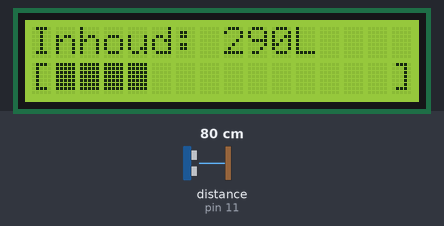
Bench run of a sketch on a simulated Arduino Uno, built with avr-gcc and run on an emulated ATmega328P. Shown: 16×2 character LCD. The test bench sets the inputs (shaded band); at power-on: distance to the obstacle (sensor on pin 11) 80 cm. The echo pulse lasts 58.3 µs per cm; what the sketch prints to the serial monitor is not drawn.

Above: at 3.3 s.
3.4 s: distance to the obstacle (sensor on pin 11) set to 2 cm
At 5.6 s:
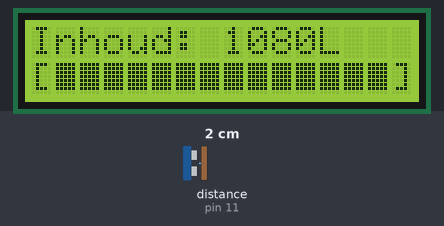
5.9 s: distance to the obstacle (sensor on pin 11) set to 60 cm
At 7.4 s:
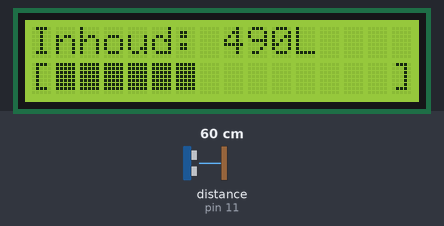
8.3 s: distance to the obstacle (sensor on pin 11) set to 18 cm
At 10.4 s:
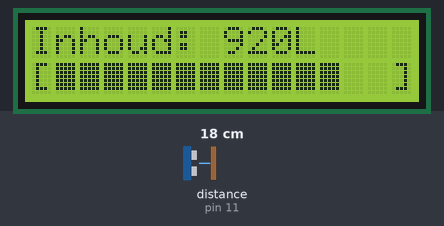
10.7 s: distance to the obstacle (sensor on pin 11) set to 35 cm
At 12.0 s:
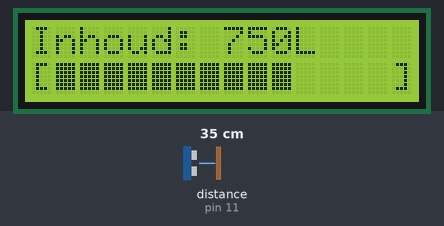
13.0 s: distance to the obstacle (sensor on pin 11) set to 11 cm
At 14.8 s:
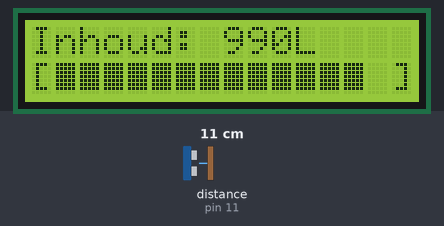
15.4 s: distance to the obstacle (sensor on pin 11) set to 103 cm
At 17.6 s:
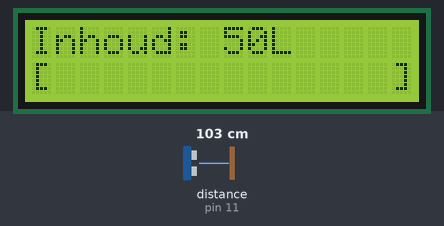
Timing chart, 0 to 18.7 s (numbered marks = the images above; inputs shaded):
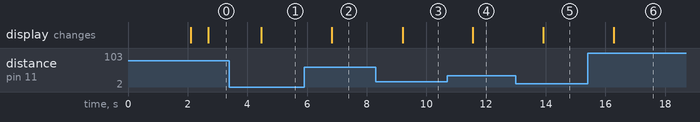

Measured:
- after the input at 3.4 s, the display: changes after 1.1 s (image 1)
- after the input at 5.9 s, the display: changes after 0.93 s (image 2)
- after the input at 8.3 s, the display: changes after 0.90 s (image 3)
- after the input at 10.7 s, the display: changes after 0.86 s (image 4)
- after the input at 13.0 s, the display: changes after 0.92 s (image 5)
- after the input at 15.4 s, the display: changes after 0.88 s (image 6)

The sketch:

Waterniveaumeter.ino
```cpp
// ---------------------------------------------------------------------------
// Watertank niveau meting Scouting BvH
// ---------------------------------------------------------------------------
#include <avr/wdt.h>
#include <NewPing.h>
#include <Wire.h>
#include <LiquidCrystal_I2C.h>
#if defined(ARDUINO) && ARDUINO >= 100
#define printByte(args)  write(args);
#else
#define printByte(args)  print(args,BYTE);
#endif
LiquidCrystal_I2C lcd(0x27,16,2);  // set the LCD address to 0x27 for a 16 chars and 2 line display
uint8_t blok[8] = {0xff,0xff,0xff,0xff,0xff,0xff,0xff};

#define TRIGGER_PIN  12  // Arduino pin tied to trigger pin on the ultrasonic sensor.
#define ECHO_PIN     11  // Arduino pin tied to echo pin on the ultrasonic sensor.
#define MAX_DISTANCE 120 // Maximum distance we want to ping for (in centimeters). Maximum sensor distance is rated at 400-500cm.

NewPing sonar(TRIGGER_PIN, ECHO_PIN, MAX_DISTANCE); // NewPing setup of pins and maximum distance.
int afstandcm = 0;
unsigned int liters = 0;
int fracties = 0;
byte meetfout = 0;

#define INHOUDTANK 1000
#define AFSTANDVOL 10

void setup() {
  lcd.createChar(1, blok);
  wdt_enable(WDTO_4S);
  Serial.begin(115200); // Open serial monitor at 115200 baud to see ping results.
  lcd.init();
  lcd.backlight();
  lcd.setCursor(0,0);
  lcd.print("Scouting BvH");
  lcd.setCursor(0,1);
  lcd.print("WaterNiveau V1.0");
  delay(2000);
  lcd.clear();
}

void loop() {
  wdt_reset();
  InhoudMeten();
  lcd.setCursor(0,0);
  if(meetfout < 11){
    lcd.print("Inhoud: ");lcd.print("      ");
    lcd.setCursor(8,0);
    lcd.print(liters);lcd.print("L");
    lcd.setCursor(0,1);
    lcd.print("[");lcd.setCursor(15,1);lcd.print("]");
    lcd.setCursor(1,1);
    for(int x = 1; x <= fracties; x++){
      lcd.printByte(1);
    }
    lcd.setCursor(fracties+1,1);
    for(int x = 1; x <= 14-fracties; x++){
      lcd.print(" ");
    }
  }else{
    lcd.clear();
    lcd.print("Storing...");
  }
}

void InhoudMeten(){
  unsigned int uS = sonar.ping_median(20); // Send ping, get ping time in microseconds (uS).
  if(sonar.convert_cm(uS) == 8 || sonar.convert_cm(uS) == 0){
    afstandcm = afstandcm;
    meetfout++;
  }else{
    afstandcm = sonar.convert_cm(uS);
    meetfout = 0;
  }
  liters = INHOUDTANK - ((afstandcm - AFSTANDVOL) * 10);
  fracties = liters/72;
  if(fracties > 14)fracties = 14;
  Serial.print("Ping: ");Serial.print(afstandcm);Serial.println("cm");
  Serial.print("Inhoud: ");Serial.print(liters);Serial.println("L");
}
```
